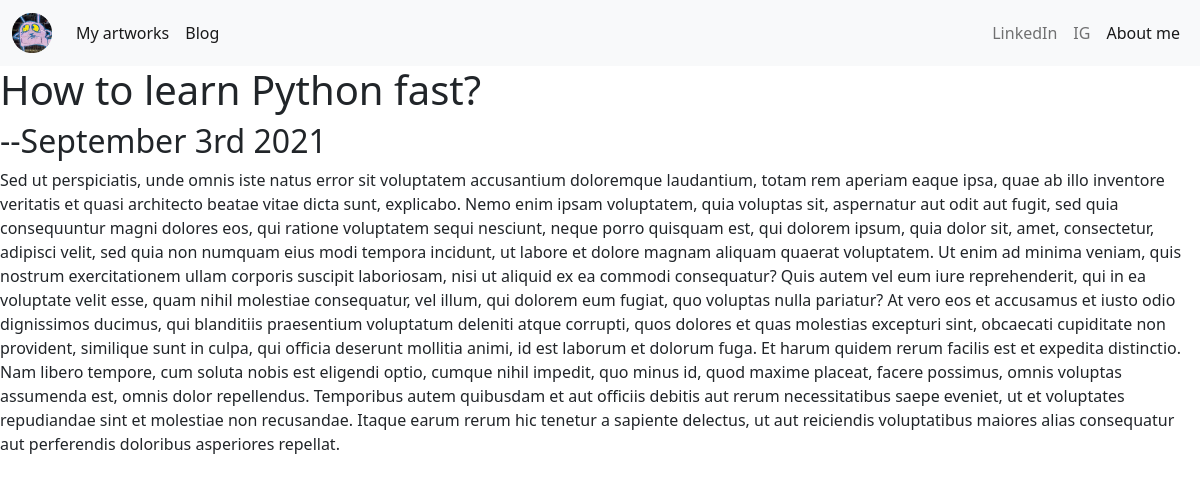
The app's page /blog/2/ with its own data.
### blog/models.py (models this page shows, shortened)
class Blog(models.Model):
    title = models.CharField(max_length=200)
    text = models.TextField()
    url = models.URLField(blank=True)
    date = models.DateField()

### blog/views.py (the view)
# urls.py: path('<int:blog_id>/', views.detail, name='detail'),
def detail(request, blog_id):
    blog = get_object_or_404(Blog, pk=blog_id) #pk = database ID for post
    return render(request,'blog/detail.html', {'blog':blog})

### blog/templates/blog/detail.html
{% extends 'portfolio/base.html' %}
{% block content %}
<h1>{{ blog.title }}</h1>
<h2>--{{ blog.date|date:'F jS Y' }}</h2>
{{ blog.text|safe }}
{% endblock %}

### records on screen
Blog: title "How to learn Python fast?", date "September 3rd 2021", text "Sed ut perspiciatis, unde omnis iste natus error sit voluptatem accusantium doloremque laudantium, totam rem aperiam eaque ipsa, quae ab illo inventore veritatis et quasi architecto beatae vitae dicta sunt, explicabo. Nemo enim ipsam voluptatem, quia voluptas sit, aspernatur aut odit aut fugit, sed quia consequuntur magni dolores eos, qui ratione voluptatem sequi nesciunt, neque porro quisquam est, qui dolorem ipsum, quia dolor sit, amet, consectetur, adipisci velit, sed quia non numquam eius modi tempora incidunt, ut labore et dolore magnam aliquam quaerat voluptatem. Ut enim ad minima veniam, quis nostrum exercitationem ullam corporis suscipit laboriosam, nisi ut aliquid ex ea commodi…"
